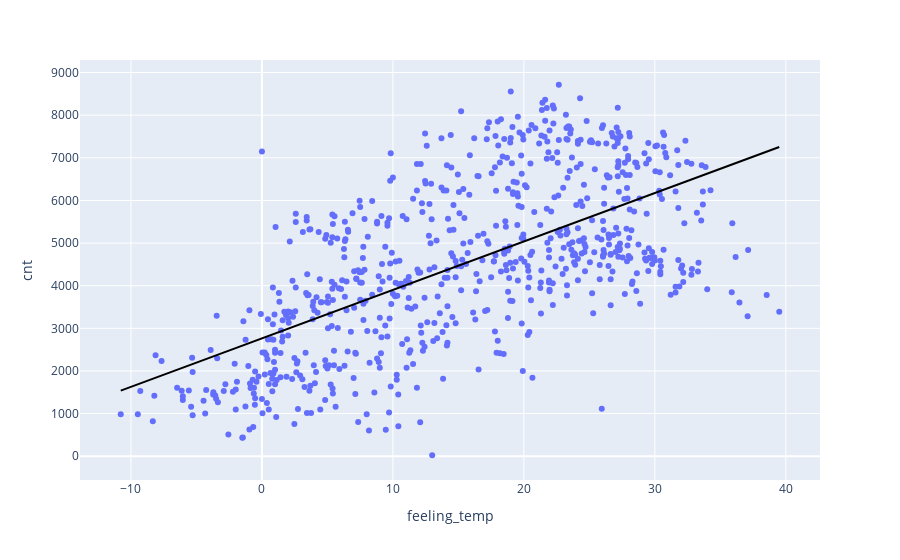

This figure's notebook cell:
### Markdown cell above
**Q11**

### Code cell
# Redo - linear model cnt vs feeling_temp
DF_model2 = DF[['cnt','feeling_temp']]

# Get the variables
X = DF_model2['feeling_temp'].values.reshape(-1,1)
y = DF_model2['cnt']

# Do the regression
LM = LinearRegression()
LM.fit(X,y)

# Save the predicted values to the data frame
DF_model2['prediction'] = LM.predict(X)

# Plot the results
fig = px.scatter(DF_model2,x='feeling_temp',y='cnt')

fig.add_trace(
    px.line(DF_model2, x='feeling_temp', y='prediction',color_discrete_sequence=['black']).data[0]
)

fig.show()

print(LM.coef_)
print('--------------------')
print(LM.intercept_)
print('--------------------')
print(LM.score(X,y))

### Figure 1 — Plotly figure (JSON) as saved in the notebook; plotly's stock layout.template omitted (floating-point values rounded to 4 significant figures; data arrays with more than 128 entries replaced by an {"elided": "..."} marker saying what was removed)
{"data": [{"hovertemplate": "feeling_temp=%{x}<br>cnt=%{y}<extra></extra>", "legendgroup": "", "marker": {"color": "#636efa", "symbol": "circle"}, "mode": "markers", "name": "", "orientation": "v", "showlegend": false, "type": "scatter", "x": {"elided": "731 float values"}, "xaxis": "x", "y": {"elided": "731 int values"}, "yaxis": "y"}, {"hovertemplate": "feeling_temp=%{x}<br>prediction=%{y}<extra></extra>", "legendgroup": "", "line": {"color": "black", "dash": "solid"}, "marker": {"symbol": "circle"}, "mode": "lines", "name": "", "orientation": "v", "showlegend": false, "type": "scatter", "x": {"elided": "731 float values"}, "xaxis": "x", "y": {"elided": "731 float values"}, "yaxis": "y"}], "layout": {"autosize": true, "legend": {"tracegroupgap": 0}, "margin": {"t": 60}, "xaxis": {"anchor": "y", "autorange": true, "domain": [0, 1], "range": [-13.97, 42.69], "title": {"text": "feeling_temp"}, "type": "linear"}, "yaxis": {"anchor": "x", "autorange": true, "domain": [0, 1], "range": [-651.0, 9387.0], "title": {"text": "cnt"}, "type": "linear"}}}
